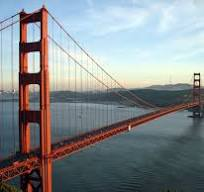
#> input picture topics/golden_gate.jpg, 204 x 192 px
$ jupyter execute --allow-errors histogram.ipynb
#> lines starting #> are read from the running program, lines starting #| are printed output that depends on the picture
#### HISTOGRAM

[cell 1]
import cv2
import matplotlib.pyplot as plt
import numpy as np

[cell 2]
img = cv2.imread("red_blue.png")
#> (the rest of this cell did not finish here and is left out)

[cell 3]
color = ("b","g","r")
plt.figure()

#> (the rest of this cell did not finish here and is left out)

[cell 4]
golden_gate = cv2.imread("golden_gate.jpg")
#> golden_gate is the input picture: shape (192, 204, 3); mean B, G, R 140.9, 137.9, 132.3
golden_gate = cv2.cvtColor(golden_gate,cv2.COLOR_BGR2RGB)

plt.figure()
plt.imshow(golden_gate)

print(golden_gate.shape)
#| (192, 204, 3)

mask = np.zeros(golden_gate.shape[:2],np.uint8)

plt.figure()
plt.imshow(mask,cmap="gray")
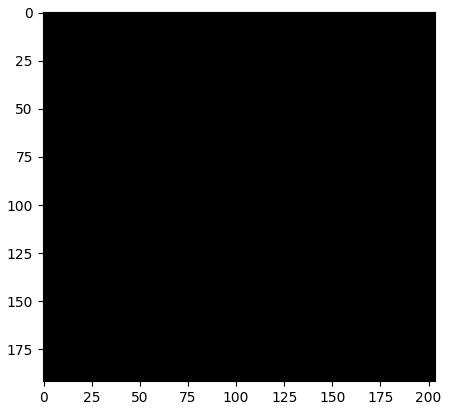
#> figure drawn by matplotlib, 1 panel

[cell 5]
mask[50:100,100:150] = 255

plt.figure()
plt.imshow(mask,cmap="gray")

masked_image_vis = cv2.bitwise_and(golden_gate,golden_gate,mask= mask)
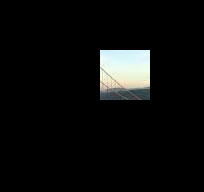
#> masked_image_vis: shape (192, 204, 3); mean R, G, B 12.2, 12.9, 12.3

plt.figure()
plt.imshow(masked_image_vis,cmap="gray")
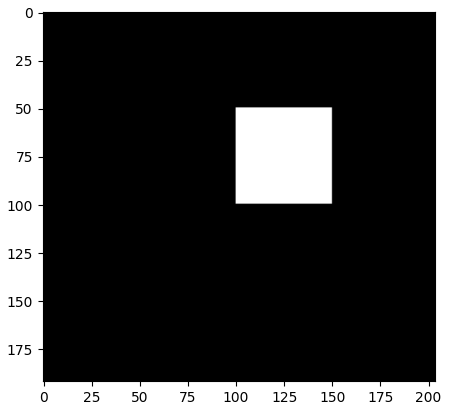
#> figure drawn by matplotlib, 1 panel

[cell 6]
masked_img = cv2.bitwise_and(golden_gate,golden_gate,mask= mask)

masked_img_hist = cv2.calcHist([masked_img],channels=[0],histSize=[256],mask=mask,ranges=[0,256])
#> masked_img_hist = 256 values, max 152 at index 236, min 0 at index 0, mean 9.77
plt.figure()
plt.plot(masked_img_hist)
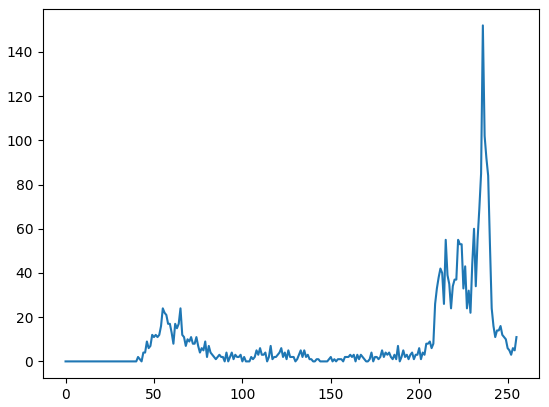
#> figure drawn by matplotlib, 1 panel; curve peaks at x = 236, y = 152

#### HISTGORAM EŞİTLEME (konrtrastı arttırmamızı sağlıyor)(karşıtlık arttırma)

[cell 7]
pic = cv2.imread("pict.jpg",0)
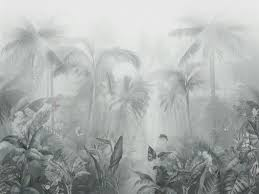
#> input picture topics/pict.jpg, 259 x 194 px
#> pic: shape (194, 259); min 41, max 236, mean 173.4
plt.figure(),plt.imshow(pic,cmap="gray")

pic_hist = cv2.calcHist([pic],channels=[0],histSize=[256],mask=None,ranges=[0,256])
#> pic_hist = 256 values, max 2829 at index 232, min 0 at index 0, mean 196.3
plt.figure(),plt.plot(pic_hist)

#eşitleme

eq_hist = cv2.equalizeHist(pic)
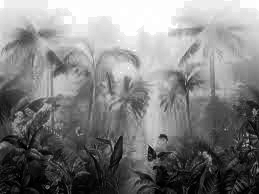
#> eq_hist: shape (194, 259); min 0, max 255, mean 128.8
plt.figure(),plt.imshow(eq_hist,cmap="gray")

eq_img_hist = cv2.calcHist([eq_hist],channels=[0],histSize=[256],mask=None,ranges=[0,256])
#> eq_img_hist = 256 values, max 2829 at index 253, min 0 at index 46, mean 196.3
plt.figure(),plt.plot(eq_img_hist)
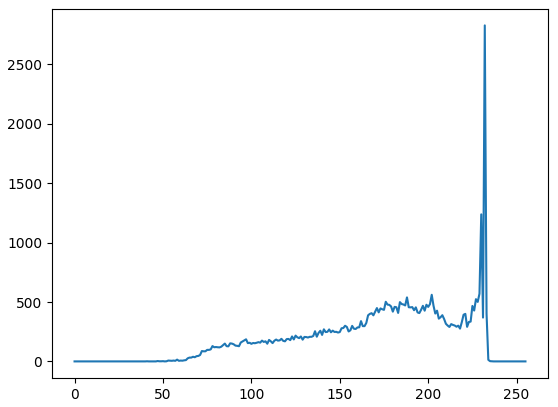
#> figure drawn by matplotlib, 1 panel; curve peaks at x = 232, y = 2829
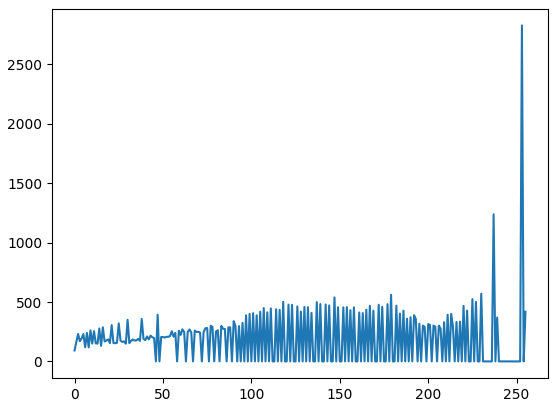
#> figure drawn by matplotlib, 1 panel; curve peaks at x = 253, y = 2829
